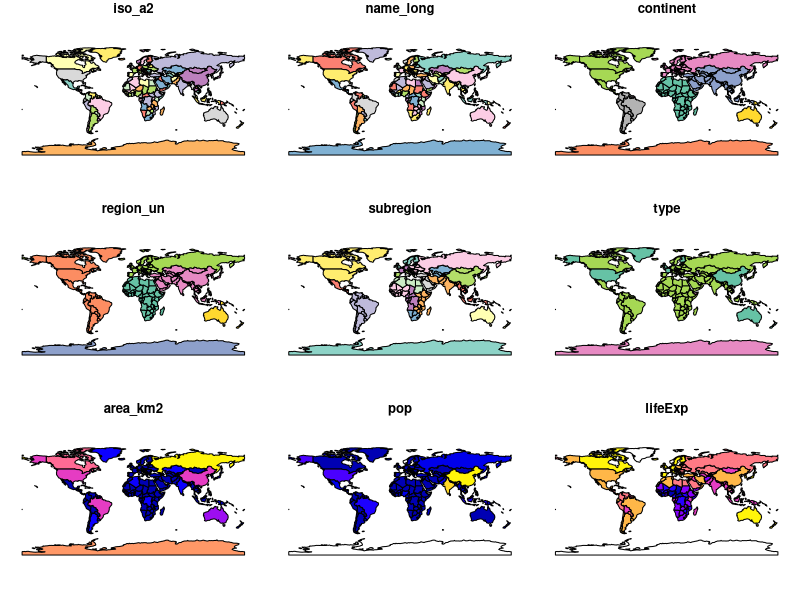
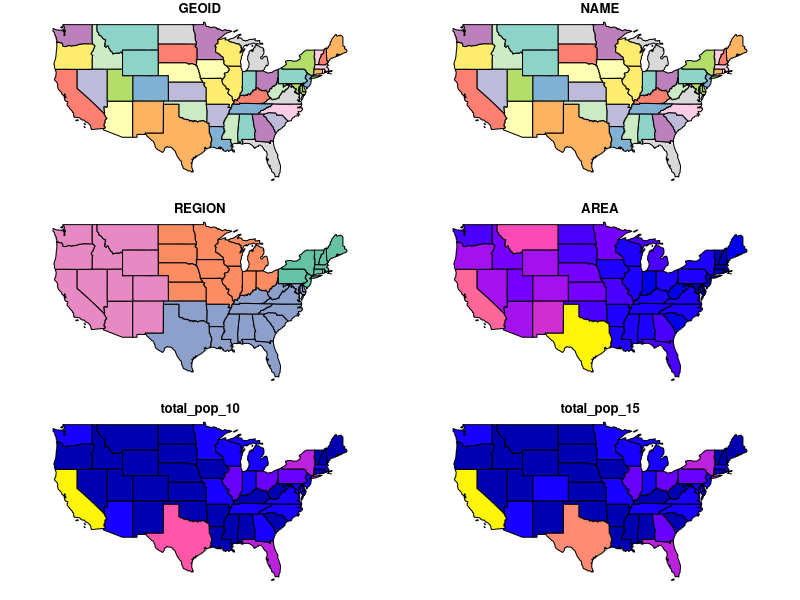
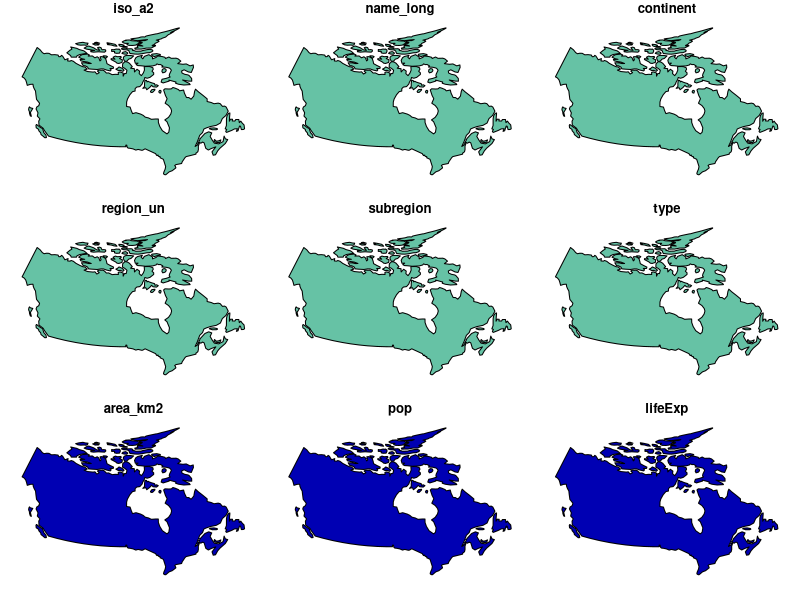
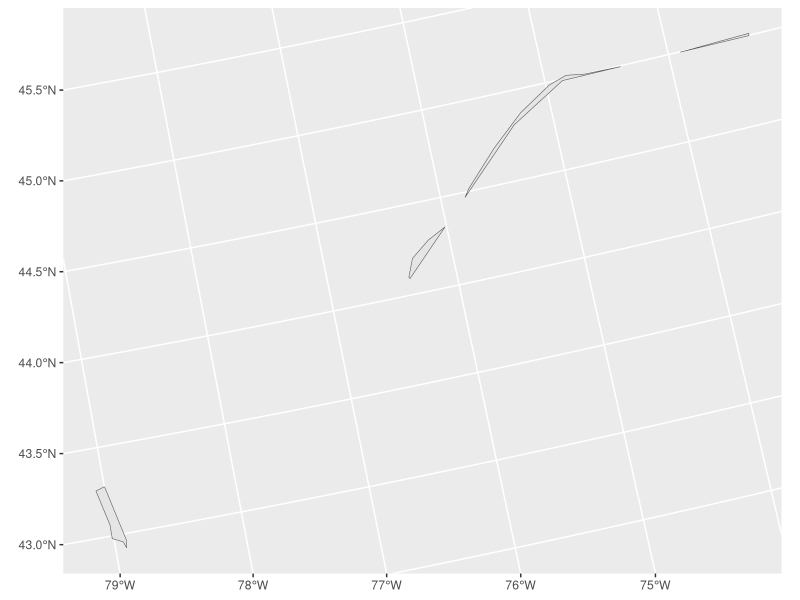

These charts were generated, in order, by the following R code:
#install.packages("spData")
#install.packages("sf")

library(spData)
library(sf)
library(tidyverse)

data(world)
data(us_states)
plot(world)
plot(us_states)

albers="+proj=aea +lat_1=29.5 +lat_2=45.5 +lat_0=37.5 +lon_0=-96 +x_0=0 +y_0=0 +ellps=GRS80 +datum=NAD83 +units=m +no_defs"
Canada1 <- st_transform(world, albers)
world_Canada <- Canada1 %>% filter(name_long == "Canada")
Buffer_Canada <- st_buffer(world_Canada, dist = 1000)
plot(world_Canada)

Trans_US <- st_transform(us_states, albers)
Filter_US <- Trans_US %>% filter(NAME == "New York")
Merge <- st_intersection(Buffer_Canada, Filter_US)

ggplot(Merge)+
  geom_sf()
dev.off()
